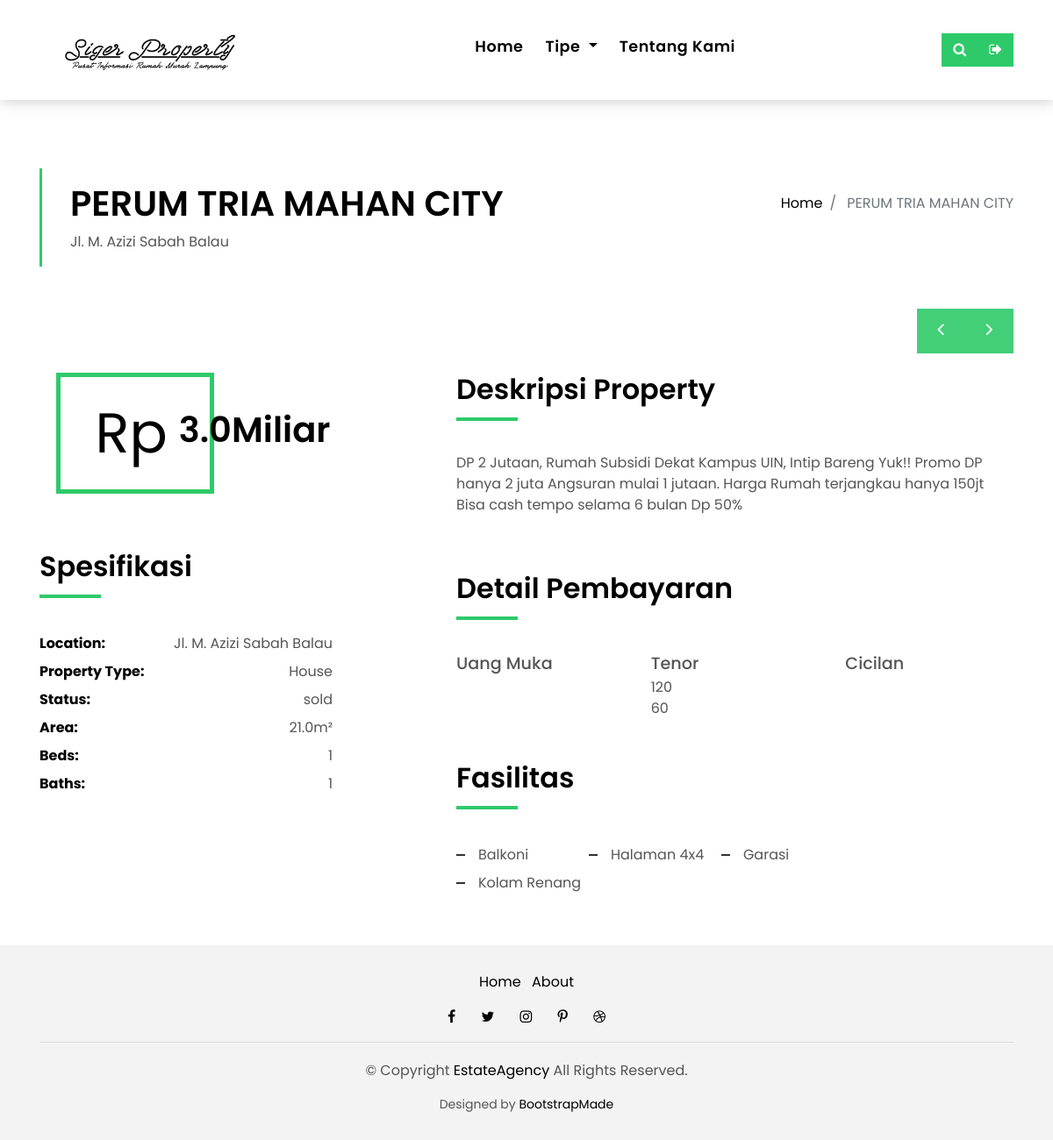
The app's page /estate_detail/1/ with its own data.
### property/models.py (models this page shows, shortened)
class Estate(models.Model):
    PROPERTY_STATE = (
        ("available", 'Tersedia'),
        ("booked", 'Booking'),
        ("sold", 'Terjual'),
    )
    name = models.CharField(max_length=50, verbose_name="Nama")
    lot_type = models.CharField(
        max_length=50, verbose_name="Tipe Rumah"
    )
    lot_length = models.FloatField(verbose_name="Panjang")
    lot_width = models.FloatField(verbose_name="Lebar")
    price = models.DecimalField(
        default=0.00,
        verbose_name="Harga",
        max_digits=18,
        decimal_places=2
    )
    description = models.TextField(
        default="", verbose_name="Deskripsi"
    )
    locations = models.TextField(
        default="", verbose_name="Lokasi"
    )
    picture = models.ImageField(
        verbose_name="Gambar Thumbnail",
        null=True, blank=True, upload_to="media/"
    )
    bedroom = models.IntegerField(default=1, verbose_name="Kamar Tidur")
    bathroom = models.IntegerField(default=1, verbose_name="Kamar Mandi")
    state = models.CharField(
        default="available",
        max_length=50,
        verbose_name="Status",
        choices=PROPERTY_STATE,
        blank=True
    )
    created_at = models.DateTimeField(auto_now_add=True)
    updated_at = models.DateTimeField(auto_now=True)

class EstateDetails(models.Model):
    estate = models.ForeignKey(Estate, on_delete=models.CASCADE)
    down_payment = models.DecimalField(
        default=0.00,
        max_digits=18,
        decimal_places=2,
        blank=True,
        null=True
    )
    tenor = models.IntegerField(
        default=0, blank=True, null=True
    )
    installment = models.DecimalField(
        default=0.00,
        max_digits=18,
        decimal_places=2,
        blank=True,
        null=True
    )
    created_at = models.DateTimeField(auto_now_add=True)
    updated_at = models.DateTimeField(auto_now=True)

class EstateAmenity(models.Model):
    estate = models.ForeignKey(Estate, on_delete=models.CASCADE)
    name = models.CharField(
        default="",
        max_length=50,
        blank=True,
        null=True
    )

### property/views.py (the view)
# urls.py: path('estate_detail/<int:pk>/', estate_detail, name="estate_detail"),
def estate_detail(request, pk):
    estate = get_object_or_404(Estate, pk=pk)
    logger.info(f"{request.user} mencoba masuk")
    templates = "estate/estate_detail.html"
    context = {
        "title": "Detail Rumah",
        "menu": "estate_detail_menu",
        "estate": estate,
        "estate_forms": EstateSearchForm(),
        "estate_gallery": estate.estategallery_set.all(),
        "estate_amenity": estate.estateamenity_set.all(),
        "estate_details": estate.estatedetails_set.all(),
    }
    return render(request, templates, context)

### property/templatetags/property_extras.py (called while the page is built)
@register.simple_tag()
def calculate_area(length, width, *args, **kwargs):
    return f"{length * width}m\u00b2"

@register.simple_tag()
def calculate_price(price, *args, **kwargs):
    display_price = float(price) / 1000000
    units = "Juta"
    if display_price >= 1000:
        display_price = display_price / 1000
        units = "Miliar"
    elif display_price >= 1000000:
        display_price = display_price / 1000000
        units = "Triliun"
    return f"{round(display_price, 2)}{units}"

@register.simple_tag()
def set_currency(currency, locale, nominal, *args, **kwargs):
    return format_currency(nominal, currency, locale=locale)

### property/templates/estate/estate_detail.html (shortened to what this page needs)
{% extends 'base.html' %}
{% load widget_tweaks %}
{% load property_extras %}
{% load static %}
{% block content %}
<section class="intro-single">
  <div class="container">
    <div class="row">
      <div class="col-md-12 col-lg-8">
        <div class="title-single-box">
          <h1 class="title-single">{{ estate.name }}</h1>
          <span class="color-text-a">{{ estate.locations }}</span>
        </div>
      </div>
      <div class="col-md-12 col-lg-4">
        <nav aria-label="breadcrumb" class="breadcrumb-box d-flex justify-content-lg-end">
          <ol class="breadcrumb">
            <li class="breadcrumb-item">
              <a href="{% url 'home' %}">Home</a>
            </li>
            <li class="breadcrumb-item active" aria-current="page">
              {{ estate.name }}
            </li>
          </ol>
        </nav>
      </div>
    </div>
  </div>
</section>
 <section class="property-single nav-arrow-b">
  <div class="container">
    <div class="row">
      <div class="col-sm-12">
        <div id="property-single-carousel" class="owl-carousel owl-arrow gallery-property">
        </div>
        <div class="row justify-content-between">
          <div class="col-md-5 col-lg-4">
            <div class="property-price d-flex justify-content-center foo">
              <div class="card-header-c d-flex">
                <div class="card-box-ico">
                  <span class="ion-money">Rp</span>
                </div>
                <div class="card-title-c align-self-center">
                  <h5 class="title-c">{% calculate_price estate.price %}</h5>
                </div>
              </div>
            </div>
            <div class="property-summary">
              <div class="row">
                <div class="col-sm-12">
                  <div class="title-box-d section-t4">
                    <h3 class="title-d">Spesifikasi</h3>
                  </div>
                </div>
              </div>
              <div class="summary-list">
                <ul class="list">
                  <li class="d-flex justify-content-between">
                    <strong>Location:</strong>
                    <span>{{ estate.locations }}</span>
                  </li>
                  <li class="d-flex justify-content-between">
                    <strong>Property Type:</strong>
                    <span>House</span>
                  </li>
                  <li class="d-flex justify-content-between">
                    <strong>Status:</strong>
                    <span>{{ estate.state }}</span>
                  </li>
                  <li class="d-flex justify-content-between">
                    <strong>Area:</strong>
                    <span>{% calculate_area estate.lot_length estate.lot_width %}
                    </span>
                  </li>
                  <li class="d-flex justify-content-between">
                    <strong>Beds:</strong>
                    <span>{{ estate.bedroom }}</span>
                  </li>
                  <li class="d-flex justify-content-between">
                    <strong>Baths:</strong>
                    <span>{{ estate.bathroom }}</span>
                  </li>
                </ul>
              </div>
            </div>
          </div>
          <div class="col-md-7 col-lg-7 section-md-t3">
            <div class="row">
              <div class="col-sm-12">
                <div class="title-box-d">
                  <h3 class="title-d">Deskripsi Property</h3>
                </div>
              </div>
            </div>
            <div class="property-description">
              <p class="description color-text-a">
                {{ estate.description }}
              </p>
            </div>
            <div class="row section-t3">
              <div class="col-sm-12">
                <div class="title-box-d">
                  <h3 class="title-d">Detail Pembayaran</h3>
                </div>
              </div>
            </div>
            <div class="payment-detail">
              <div class="row">
                <div class="col-4"><span>Uang Muka</span></div>
                <div class="col-4"><span>Tenor</span></div>
                <div class="col-4"><span>Cicilan</span></div>
              </div>
              {% for item in estate_details %}
              <div class="row">
                <div class="col-4">{% set_currency 'IDR' 'id' item.down_payment %}</div>
                <div class="col-4">{{ item.tenor }}</div>
                <div class="col-4">{% set_currency 'IDR' 'id' item.installment %}</div>
              </div>
              {% endfor %}
            </div>
            <div class="row section-t3">
              <div class="col-sm-12">
                <div class="title-box-d">
                  <h3 class="title-d">Fasilitas</h3>
                </div>
              </div>
            </div>
            <div class="amenities-list color-text-a">
              <ul class="list-a no-margin">
                {% for item in estate_amenity %}
                <li>{{ item.name }}</li>
                {% endfor %}
              </ul>
            </div>
          </div>
        </div>
      </div>
    </div>
    <div class="row">
      <div class="col-md-12">
      </div>
    </div>
    </div>
</section>
{% endblock %}

### property/static/css/style.css (style rules this page uses)
body { font-family: 'Poppins', sans-serif; color: #555555; }
h1, h2, h3, h4, h5, h6 { color: #000000; }
a { color: #000000; transition: all .5s ease; }
.color-text-a { color: #555555; }
.no-margin { margin: 0; }
.list-a { display: inline-block; line-height: 2; padding: 0; list-style: none; }
.list-a li { position: relative; width: 50%; float: left; padding-left: 25px; padding-right: 5px; }
.list-a li:before { content: ''; width: 10px; height: 2px; position: absolute; background-color: #313131; top: 15px; left: 0; }
.section-t4 { padding-top: 4rem; }
.section-t3 { padding-top: 3rem; }
.title-box-d { padding-bottom: 1.8rem; margin-bottom: 1rem; position: relative; }
.title-box-d .title-d { font-weight: 600; font-size: 2rem; }
.title-box-d .title-d:after { content: ''; position: absolute; width: 70px; height: 4px; background-color: #2eca6a; bottom: 20px; left: 0; }
.intro-single { padding: 12rem 0 3rem; }
.intro-single .title-single-box { padding: 1rem 0 1rem 2rem; }
.intro-single .title-single-box { border-left: 3px solid #2eca6a; }
.intro-single .title-single-box .title-single { font-weight: 600; font-size: 2.2rem; }
.intro-single .breadcrumb-box { padding: 1rem 0 0 .5rem; }
.intro-single .breadcrumb { background-color: transparent; padding-right: 0; padding-left: 0; }
.gallery-property { margin-bottom: 3rem; }
.property-price { margin: 0 auto; }
.property-price .card-header-c { padding: 0; }
.summary-list { padding-right: 1rem; color: #000000; }
.summary-list .list { padding: 0; line-height: 2; }
.summary-list .list span { color: #555555; }
.card-header-c { padding: 0 1rem 1rem 1rem; }
.card-box-ico { padding: 1rem 3rem 1rem 2.5rem; border: 5px solid #2eca6a; }
.card-box-ico span { font-size: 4rem; color: #000000; }
.title-c { font-size: 2.5rem; font-weight: 600; margin-left: -40px; }
@media (min-width: 768px) { .intro-single .title-single-box .title-single { font-size: 2.1rem; } }
@media (min-width: 768px) { .title-c { font-size: 1.8rem; } }
@media (min-width: 992px) { .list-a li { width: 33.333%; } }
@media (min-width: 992px) { .intro-single .title-single-box .title-single { font-size: 2.5rem; } }
@media (min-width: 992px) { .title-c { font-size: 2.5rem; } }

### property/static/css/custom.css (style rules this page uses)
.payment-detail span { font-size: 1.2rem; font-weight: 500; }

### records on screen
Estate: name "PERUM TRIA MAHAN CITY", locations "Jl. M. Azizi Sabah Balau", price "3.0Miliar", state "sold", lot_length+lot_width "21.0m²", bedroom "1", bathroom "1", description "DP 2 Jutaan, Rumah Subsidi Dekat Kampus UIN, Intip Bareng Yuk!! Promo DP hanya 2 juta Angsuran mulai 1 jutaan. Harga Rumah terjangkau hanya 150jt Bisa cash tempo selama 6 bulan Dp 50%"
EstateDetails: tenor "120"
EstateDetails: tenor "60"
EstateAmenity: name "Balkoni"
EstateAmenity: name "Halaman 4x4"
EstateAmenity: name "Garasi"
EstateAmenity: name "Kolam Renang"
